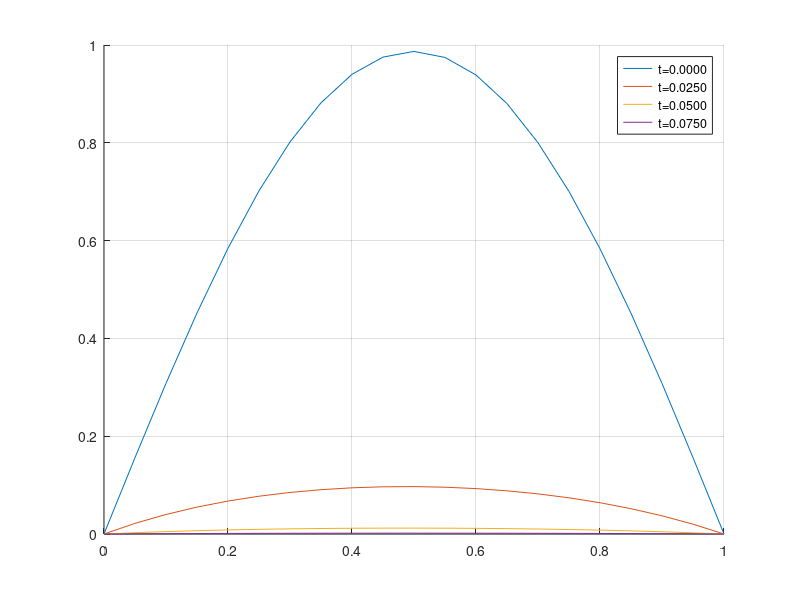

Here is the MATLAB script that generated this plot:
clear; clc; close all;

% Description: Solves a 1D transient heat transfer problem

dt = 0.0001;
t= 0:dt:0.1;
nt = numel(t);
ntplot = linspace(1,nt,5);
N = 21;
x = linspace(0,1,N);
dx = x(2)-x(1);

% Initial condition
T = sin(pi*x);
% Boundary condition
T(1) = 0; T(end) = 0;

hold on
for it = 1:nt-1
    for ix = 2:numel(x)-1
        T(ix) = T(ix) + dt*(pi^2-1)*exp(-2*t(it))*sin(pi*x(ix))*(T(ix-1)-2*T(ix)+T(ix+1))/dx^2;
    end
    if any(it==ntplot)
        plot(x,T,'DisplayName',sprintf('t=%.4f',t(it)))
    end
end
legend show
grid on
